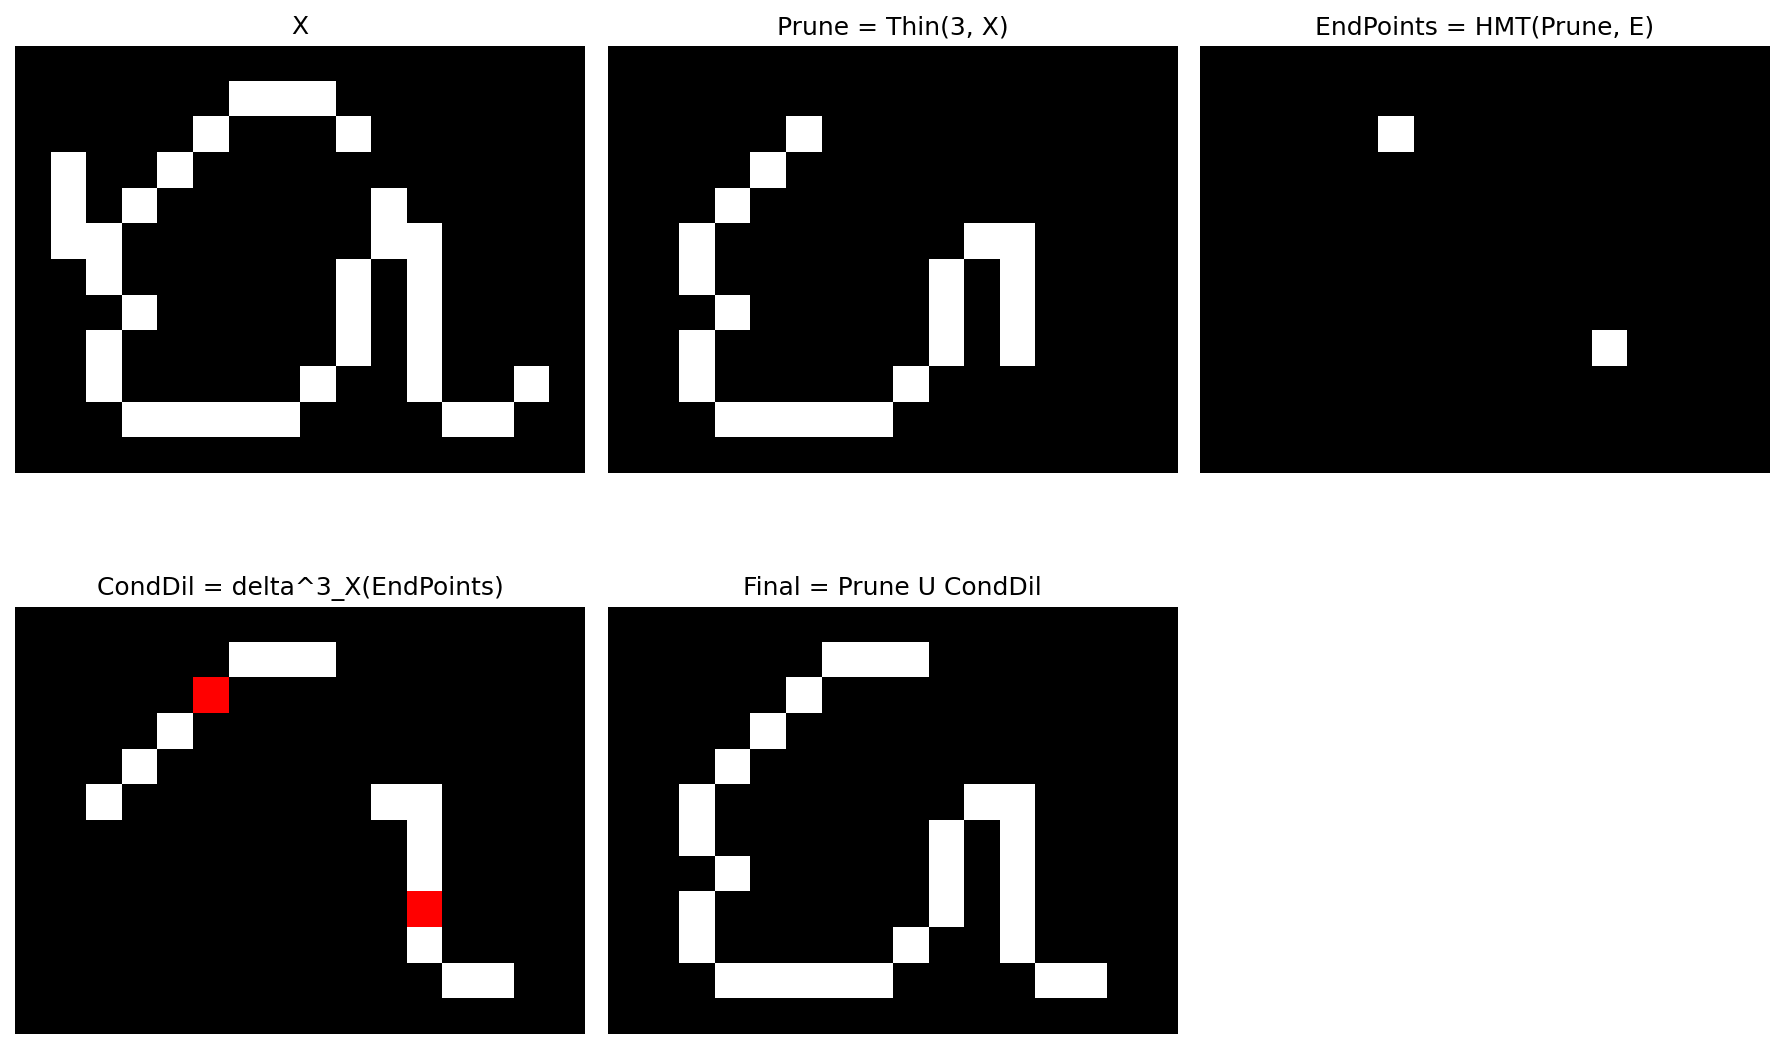

Reproduce this figure in Python.
import numpy as np
import matplotlib.pyplot as plt
import sys
from pathlib import Path
import ia870 as ia
from General.mmshow import mmshow

# %% Figure927
# Pruning

# %% Parameters
NR = 3
NC = 8

# %% Data
X = np.zeros((12, 16), dtype=bool)
X[1, 6:9] = True
X[2, [5, 9]] = True
X[3, [1, 4]] = True
X[4, [1, 3, 10]] = True
X[5, [1, 2, 10, 11]] = True
X[6, [2, 9, 11]] = True
X[7, [3, 9, 11]] = True
X[8, [2, 9, 11]] = True
X[9, [2, 8, 11, 14]] = True
X[10, np.r_[3:8, 12:14]] = True

# %% Pruning
BFG0 = ia.iaimg2se(np.array([[0, 0, 0],
                             [0, 1, 0],
                             [0, 0, 0]], dtype=bool))
BBG0 = ia.iaimg2se(np.array([[0, 0, 0],
                             [1, 0, 1],
                             [1, 1, 1]], dtype=bool))

Prune = X.copy()
for Iter in range(1, 4):
    BFG = BFG0.copy()
    BBG = BBG0.copy()

    for cpt in range(1, 9):
        if cpt == 1:
            BFG = ia.iaimg2se(np.array([[0, 0, 0],
                                        [1, 1, 0],
                                        [0, 0, 0]], dtype=bool))
            BBG = ia.iaimg2se(np.array([[0, 1, 1],
                                        [0, 0, 1],
                                        [0, 1, 1]], dtype=bool))
        elif cpt == 5:
            BFG = ia.iaimg2se(np.array([[1, 0, 0],
                                        [0, 1, 0],
                                        [0, 0, 0]], dtype=bool))
            BBG = ia.iaimg2se(np.array([[0, 1, 1],
                                        [1, 0, 1],
                                        [1, 1, 1]], dtype=bool))

        HMT = ia.iasupgen(Prune, ia.iase2hmt(BFG, BBG))
        Prune = ia.iasubm(Prune, HMT)

        BFG = ia.iaserot(BFG, 90, 'CLOCKWISE')
        BBG = ia.iaserot(BBG, 90, 'CLOCKWISE')

# %% Endpoints detection
EndPoints = np.zeros_like(X, dtype=bool)
for cpt in range(1, 9):
    if cpt == 1:
        BFG = ia.iaimg2se(np.array([[0, 0, 0],
                                    [1, 1, 0],
                                    [0, 0, 0]], dtype=bool))
        BBG = ia.iaimg2se(np.array([[0, 1, 1],
                                    [0, 0, 1],
                                    [0, 1, 1]], dtype=bool))
    elif cpt == 5:
        BFG = ia.iaimg2se(np.array([[1, 0, 0],
                                    [0, 1, 0],
                                    [0, 0, 0]], dtype=bool))
        BBG = ia.iaimg2se(np.array([[0, 1, 1],
                                    [1, 0, 1],
                                    [1, 1, 1]], dtype=bool))

    EndPoints = ia.iaaddm(EndPoints, ia.iasupgen(Prune, ia.iase2hmt(BFG, BBG)))

    BFG = ia.iaserot(BFG, 90, 'CLOCKWISE')
    BBG = ia.iaserot(BBG, 90, 'CLOCKWISE')

# %% Conditional dilation
CondDil = EndPoints.copy()
for cpt in range(1, 4):
    CondDil = ia.iaintersec(X, ia.iadil(CondDil, ia.iasebox(1)))

# %% Final union
Final = ia.iaunion(CondDil, Prune)

# %% Display
fig = plt.figure(1, figsize=(12, 8))
try:
    fig.canvas.manager.set_window_title('Figure 9.27')
except Exception:
    pass

plt.subplot(2, 3, 1)
plt.imshow(X, cmap='gray')
plt.title('X')
plt.axis('off')

plt.subplot(2, 3, 2)
plt.imshow(Prune, cmap='gray')
plt.title('Prune = Thin(3, X)')
plt.axis('off')

plt.subplot(2, 3, 3)
plt.imshow(EndPoints, cmap='gray')
plt.title('EndPoints = HMT(Prune, E)')
plt.axis('off')

plt.subplot(2, 3, 4)
mmshow(CondDil, EndPoints)
plt.title('CondDil = delta^3_X(EndPoints)')
plt.axis('off')

plt.subplot(2, 3, 5)
plt.imshow(Final, cmap='gray')
plt.title('Final = Prune U CondDil')
plt.axis('off')

plt.tight_layout()
fig.savefig('Figure927.png', dpi=150, bbox_inches='tight')
plt.show()
